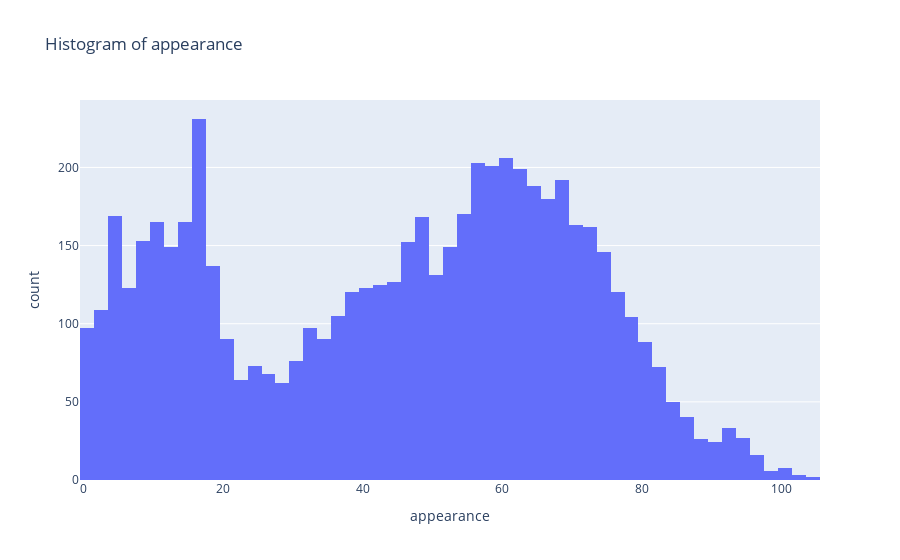

Write notebook code for a chart like this one.
### Code cell
fig = px.histogram(player, x='appearance', title='Histogram of appearance')
fig.update_layout(xaxis_title='appearance')
fig.show()

### Figure 1 — Plotly figure (JSON) as saved in the notebook; plotly's stock layout.template omitted (floating-point values rounded to 4 significant figures; data arrays with more than 128 entries replaced by an {"elided": "..."} marker saying what was removed)
{"data": [{"alignmentgroup": "True", "bingroup": "x", "hovertemplate": "appearance=%{x}<br>count=%{y}<extra></extra>", "legendgroup": "", "marker": {"color": "#636efa", "pattern": {"shape": ""}}, "name": "", "offsetgroup": "", "orientation": "v", "showlegend": false, "type": "histogram", "x": {"elided": "5947 int values"}, "xaxis": "x", "yaxis": "y"}], "layout": {"barmode": "relative", "legend": {"tracegroupgap": 0}, "title": {"text": "Histogram of appearance"}, "xaxis": {"anchor": "y", "domain": [0, 1], "title": {"text": "appearance"}}, "yaxis": {"anchor": "x", "domain": [0, 1], "title": {"text": "count"}}}}
